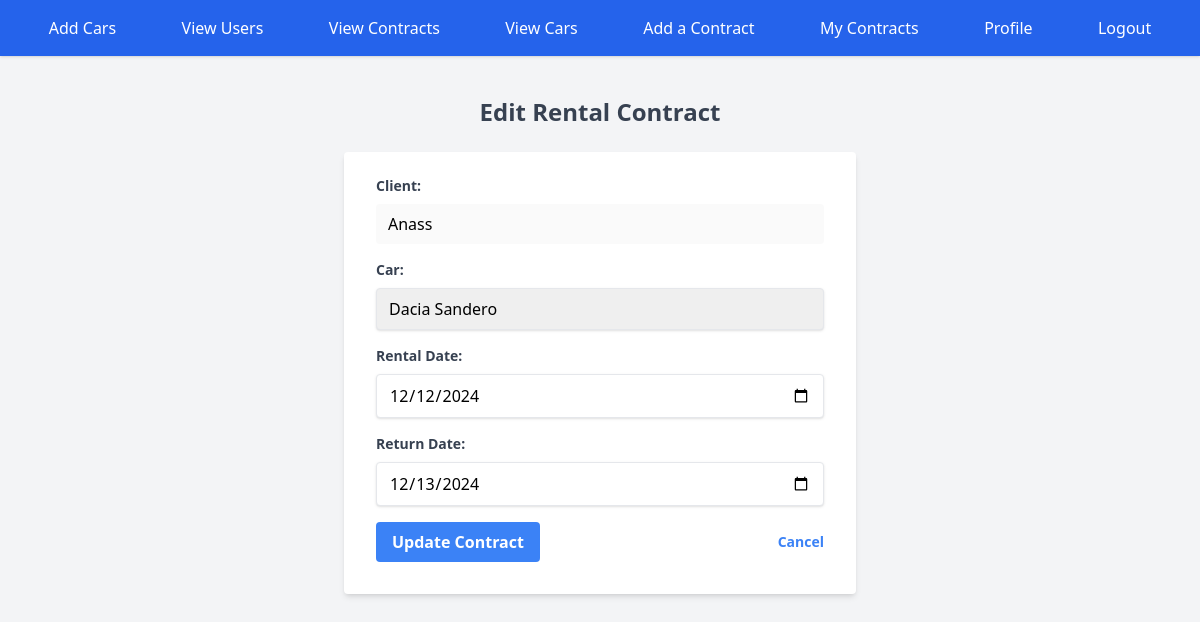
Page /pages/admin/edit_rental_contract.php?id=9 (signed in) on the committed database.
### tables this page shows
CREATE TABLE `users` (
  `id` int NOT NULL AUTO_INCREMENT,
  `username` varchar(50) NOT NULL,
  `password` varchar(255) NOT NULL,
  `email` varchar(100) DEFAULT NULL,
  `created_at` timestamp NULL DEFAULT CURRENT_TIMESTAMP,
  `role` enum('user','admin') DEFAULT NULL,
  `phoneN` varchar(10) DEFAULT NULL,
  `updated_at` timestamp NULL DEFAULT CURRENT_TIMESTAMP ON UPDATE CURRENT_TIMESTAMP,
  `Address` varchar(300) DEFAULT NULL,
  PRIMARY KEY (`id`),
  UNIQUE KEY `username` (`username`),
  UNIQUE KEY `email` (`email`)
);

CREATE TABLE `rentalcontracts` (
  `id` int NOT NULL AUTO_INCREMENT,
  `car_id` int NOT NULL,
  `rental_date` date NOT NULL,
  `return_date` date DEFAULT NULL,
  `total_amount` decimal(10,2) NOT NULL,
  `ID_user` int NOT NULL,
  PRIMARY KEY (`id`),
  KEY `car_id` (`car_id`),
  KEY `rentalcontracts_ibfk_1` (`ID_user`),
  CONSTRAINT `rentalcontracts_ibfk_1` FOREIGN KEY (`ID_user`) REFERENCES `users` (`id`) ON DELETE CASCADE,
  CONSTRAINT `rentalcontracts_ibfk_2` FOREIGN KEY (`car_id`) REFERENCES `cars` (`id`) ON DELETE CASCADE
);

CREATE TABLE `cars` (
  `id` int NOT NULL AUTO_INCREMENT,
  `make` varchar(50) NOT NULL,
  `model` varchar(50) NOT NULL,
  `year` int NOT NULL,
  `license_plate` varchar(20) NOT NULL,
  `status` enum('Available','Rented','Maintenance') DEFAULT 'Available',
  PRIMARY KEY (`id`),
  UNIQUE KEY `license_plate` (`license_plate`)
);

### auth/UserClass.php (called while the page is built, shortened)
<?php
class User {
    private $conn;
    private $username;
    public function __construct($conn) {
        $this->conn = $conn;
    }
    public function getUsername() {
        return $this->username;
    }
    private function setUserProperties($user) {
        $this->username = $user['username'];
    }
    public function fetchById($id) {
        $sql = "SELECT * FROM users WHERE id = ?";
        $stmt = $this->conn->prepare($sql);
        $stmt->execute([$id]);
        if ($stmt->rowCount() === 1) {
            $user = $stmt->fetch(PDO::FETCH_ASSOC);
            return $user;
        }
        return null;
    }
}

### pages/class/CarClass.php (called while the page is built, shortened)
<?php
class Car {
    private $conn;
    public function __construct($conn, User $user) {
        $this->conn = $conn;
    }
    public function readAll() {
        $sql = "SELECT * FROM cars";
        $stmt = $this->conn->prepare($sql);
        $stmt->execute();
        return $stmt->fetchAll(PDO::FETCH_ASSOC);
    }
}

### pages/class/RentalcontractClass.php (called while the page is built, shortened)
<?php
class RentalContract {
    private $conn;
    private $rental_date;
    private $return_date;
    public function __construct($conn, User $user) {
        $this->conn = $conn;
    }
    public function getRentalDate() {
        return $this->rental_date;
    }
    public function getReturnDate() {
        return $this->return_date;
    }
    public function read($id) {
        $sql = "SELECT * FROM rentalcontracts WHERE id = ?";
        $stmt = $this->conn->prepare($sql);
        $stmt->execute([$id]);
        if ($stmt->rowCount() === 1) {
            $contract = $stmt->fetch(PDO::FETCH_ASSOC);
            return $contract;
        }
        return null;
    }
    private function setProperties($contract) {
        $this->rental_date = $contract['rental_date'];
        $this->return_date = $contract['return_date'];
    }
}

### pages/admin/edit_rental_contract.php (the view, shortened to what this page needs)
<?php
    require '../../auth/UserClass.php';
    require '../class/carClass.php';
    require '../class/RentalContractClass.php';
    if (isset($_GET['id'])) {
        $contract_id = $_GET['id'];
        $conn = (new Database) -> connect();
        $user = new User($conn);
        $contract = new RentalContract($conn, $user);
        $contracts_result = $contract -> read($contract_id);
        $user -> fetchById($contracts_result['ID_user']);
        $car = new Car($conn, $user);
        $cars_result = $car -> readAll();
    } else {
        header("Location: view_rental_contracts.php");
        exit();
    }
?>
<!DOCTYPE html>
<html lang="en">
<head>
    <script src="https://cdn.tailwindcss.com"></script>
</head>
<body class="bg-gray-100">
    <?php include '../../inc/header.php'; ?>
    <div class="container mx-auto mt-10">
        <h1 class="text-2xl font-bold text-gray-700 text-center mb-6">Edit Rental Contract</h1>
        <form action="edit_rental_contract.php?id=<?php echo $contract_id; ?>" method="POST" class="bg-white shadow-md rounded px-8 pt-6 pb-8 max-w-lg mx-auto">
            <div class="mb-4">
                <label for="client_id" class="block text-gray-700 text-sm font-bold mb-2">Client:</label>
                <input type="text" name="client_id" class="appearance-none rounded w-full py-2 px-3" value="<?php echo $user -> getUsername(); ?>" disabled>
            </div>
            <div class="mb-4">
                <label for="car_id" class="block text-gray-700 text-sm font-bold mb-2">Car:</label>
                <select name="car_id" id="car_id" class="shadow appearance-none border rounded w-full py-2 px-3">
                    <?php foreach ($cars_result as $row): ?>
                        <option value="<?php echo $row['id']; ?>" <?php echo ($row['id'] == $contracts_result['car_id']) ? 'selected' : ''; ?>>
                            <?php echo $row['make'] . ' ' . $row['model']; ?>
                        </option>
                    <?php endforeach; ?>
                </select>
            </div>
            <div class="mb-4">
                <label for="rental_date" class="block text-gray-700 text-sm font-bold mb-2">Rental Date:</label>
                <input type="date" id="rental_date" name="rental_date" value="<?php echo $contract -> getRentalDate() ?>" required class="shadow appearance-none border rounded w-full py-2 px-3">
            </div>
            <div class="mb-4">
                <label for="return_date" class="block text-gray-700 text-sm font-bold mb-2">Return Date:</label>
                <input type="date" id="return_date" name="return_date" value="<?php echo $contract -> getReturnDate() ?>" class="shadow appearance-none border rounded w-full py-2 px-3">
            </div>
            <div class="flex items-center justify-between">
                <button type="submit" class="bg-blue-500 hover:bg-blue-700 text-white font-bold py-2 px-4 rounded">Update Contract</button>
                <a href="view_rental_contracts.php" class="inline-block align-baseline font-bold text-sm text-blue-500 hover:text-blue-800">Cancel</a>
            </div>
        </form>
    </div>
</body>
</html>

### rows in the picture
users: client_id "Anass"
rentalcontracts: car_id "Dacia Sandero", rental_date "12/12/2024", return_date "12/13/2024"
